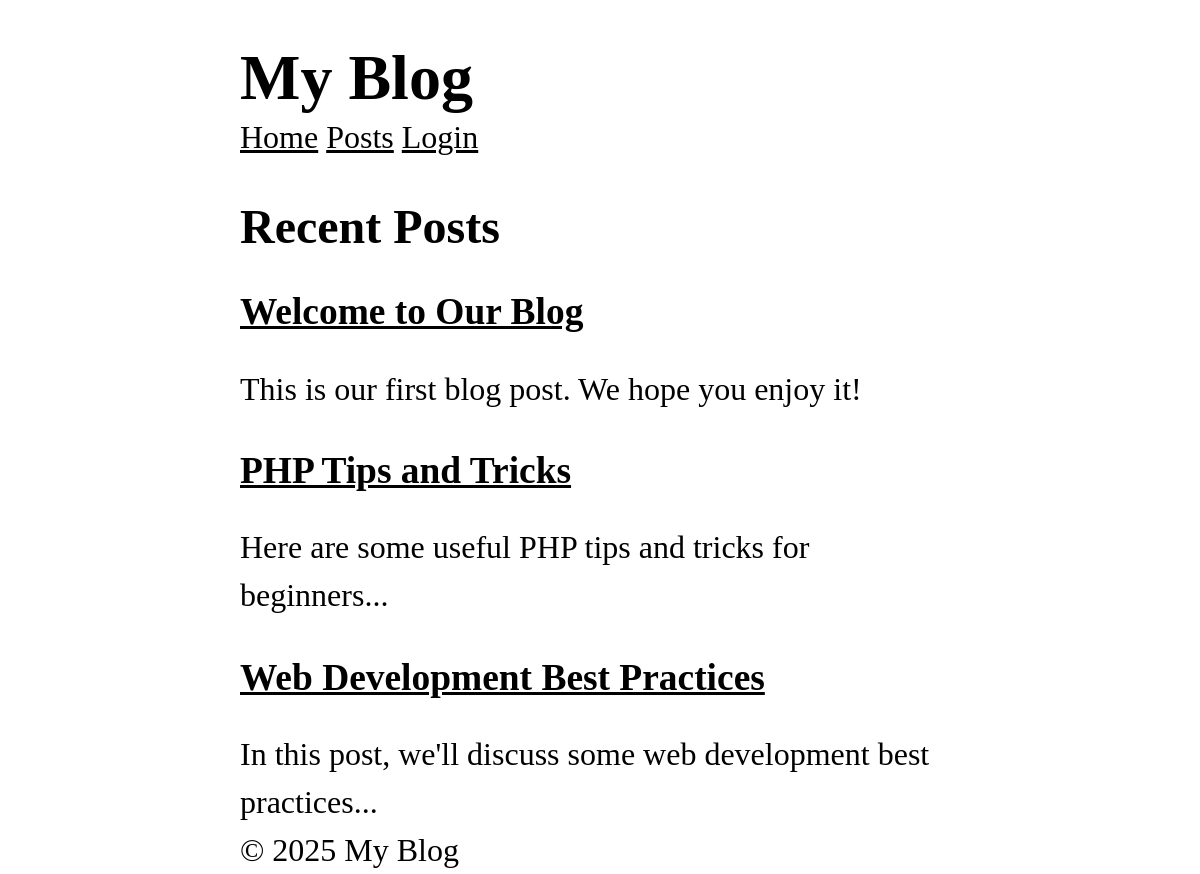
Before: / with the older database file.
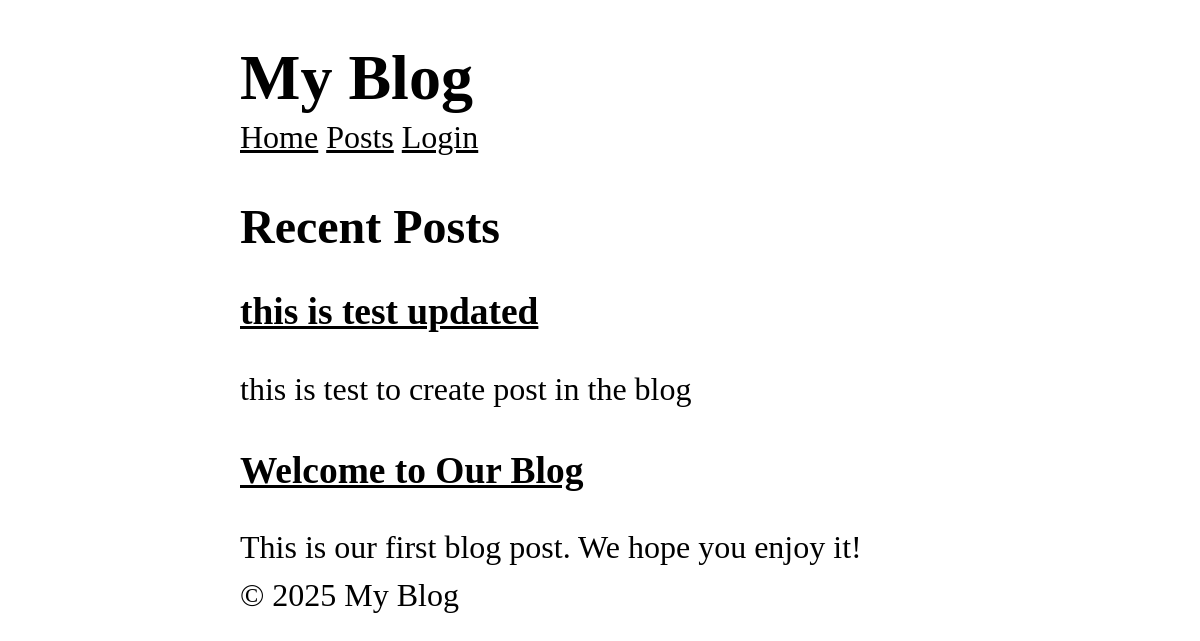
After: the same page with the newer database file.
### tables this page shows
CREATE TABLE posts (
  id INTEGER PRIMARY KEY AUTOINCREMENT,
  title TEXT NOT NULL,
  content TEXT NOT NULL,
  views INTEGER DEFAULT 0,
  user_id INTEGER NOT NULL,
  created_at DATETIME DEFAULT CURRENT_TIMESTAMP,
  FOREIGN KEY (user_id) REFERENCES users (id)
);

### core/Router.php (called while the page is built, shortened)
<?php
class Router
{
    protected array $routes = [];
    protected array $globalMiddleware = [];
    protected array $routeMiddleware = [];
    public function add(string $method , string $uri , string $controller , array $middlewares = []): void
    {
        $this->routes[] = [
            'method' => $method,
            'uri' => $uri,
            'controller' => $controller ,
            'middlewares' => $middlewares
        ];
    }
    public function addGlobalMiddleware(string $middleware): void
    {
        $this->globalMiddleware[] = $middleware;
    }
    public function addRouteMiddleware(string $name , string $middleware): void
    {
        $this->routeMiddleware[$name] = $middleware;
    }
    public function dispatch(string $uri , string $method): string
    {
        $route = $this->findRoute($uri , $method);
        $middlewares = [
            ...$this->globalMiddleware,
            ...array_map(fn($name) => $this->routeMiddleware[$name] , $route['middlewares'])
        ];
        return $this->runMiddleware($middlewares ,
        function() use ($route) {
            [$controller , $action] = explode('@' , $route['controller']);
        return $this->callAction($controller , $action , $route['params']);
        });
    }
    protected function runMiddleware(array $middlewares ,callable $target): mixed
    {
        $next = $target;
        foreach(array_reverse($middlewares) as $middleware)
        {
            $next = fn()=>(new $middleware)->handle($next);
        }
        return $next();
    }
    protected function findRoute(string $uri , string $method): ?array
    {
        foreach($this->routes as $route)
        {
            $params = $this->matchRoute($route['uri'] , $uri);
            if($params !== null && $route['method'] === $method)
            {
                return [...$route ,'params' => $params];
            }
        }
        return null;
    }
    protected function matchRoute(string $routeUri , string $requestUri):?array
    {
        $routeSegaments = explode('/' , trim($routeUri , '/'));
        $requestSegaments = explode('/' , trim($requestUri , '/'));
        $params = [];
        return $params;
    }
    protected function callAction(string $controller ,string $action , array $params): string
    {
       return (new $controllerClass)->$action(...$params);
    }
}

### app/Services/Auth.php (called while the page is built, shortened)
<?php
class Auth
{
    protected static $user = null;
    public static function user():?User
    {
        if(static::$user === null)
        {
            $userId = $_SESSION['user_id'] ?? null;
            static::$user = $userId ? User::find($userId) : RememberMe::user();
        }
        return static::$user;
    }
}

### app/Services/RememberMe.php (called while the page is built, shortened)
<?php
class RememberMe
{
    public static function user(): ?User
    {
        $tokenString = $_COOKIE[static::COOKIE_NAME] ?? null;
        if ($tokenString === null)
         {
             return null;
         }
         $token = RememberToken::findValid($tokenString);
         $user = User::find($token->user_id);
         return $user;
    }
}

### app/Services/CSRF.php (called while the page is built, shortened)
<?php
class CSRF
{
    public static function verify(?string $token = null): bool {
        $method = $_SERVER['REQUEST_METHOD'];
        if (in_array($method, ['GET', 'HEAD', 'OPTIONS'])) {
          return true;
        }
        return false;
      }
}

### core/App.php (called while the page is built, shortened)
<?php
class App
{
    protected static $container = [];
    public static function bind( string $key , mixed $value):void
    {
        static::$container[$key] = $value;
    }
    public static function get(string $key):mixed
    {
        return static::$container[$key];
    }
}

### app/Models/Post.php (called while the page is built, shortened)
<?php
class Post extends Model
{
    protected static string $table = 'posts';
    public static function getRecent(?int $limit=null ,?int $page = null, ?string $search=null)
    {
        $db = App::get('database');
        $query = 'SELECT * FROM ' . static::$table ;
        $params = [];
        $query .= ' ORDER BY created_at DESC';
        if($limit !== null)
        {
            $query .= ' LIMIT ?';
            $params[] = $limit;
        }
        return $db->fetchAll($query , $params , static::class);
    }
}

### core/Database.php (called while the page is built, shortened)
<?php
class Database {
  protected $pdo;
  public function __construct(array $config) {
    try {
      $dsn = $this->createDsn($config);
      $username = $config['username'] ?? null;
      $password = $config['password'] ?? null;
      $options = $config['options'] ?? null;
      $this->pdo = new PDO($dsn, $username, $password, $options);
      $this->pdo->setAttribute(PDO::ATTR_ERRMODE, PDO::ERRMODE_EXCEPTION);
    } catch (PDOException $e) {
      throw new Exception("Could not connect to the database");
    }
  }
  protected function createDsn(array $config): string {
    $driver = $config['driver'];
    $dbname = $config['dbname'];
    return match($driver) {
      'sqlite' => "sqlite:$dbname",
      default => throw new Exception("Unsupported database driver: $driver")
    };
  }
  public function query(string $sql, array $params = []): PDOStatement {
    $stmt = $this->pdo->prepare($sql);
    $stmt->execute($params);
    return $stmt;
  }
  public function fetchAll(string $sql, array $params = [] , ?string $className = null): array {
    $stmt = $this->query($sql, $params);
    return $className
    ? $stmt->fetchAll(PDO::FETCH_CLASS, $className)
     : $stmt->fetchAll(PDO::FETCH_ASSOC);
  }
}

### app/Controller/HomeController.php (called while the page is built, shortened)
<?php
class HomeController
{
    public function index():string
    {
       $posts = Post::getRecent(5);
        return View::render('home/index' ,
        data:['posts' => $posts ],
    layout:'layouts/main');
    }
}

### app/Middlewares/CSRF.php (called while the page is built, shortened)
<?php
class CSRF implements Middleware
{
    public function handle(callable $next)
    {
        return $next();
    }
}

### app/Middlewares/View.php (called while the page is built, shortened)
<?php
class View implements Middleware
{
    public function handle(callable $next)
    {
        return $next();
    }
}

### core/View.php (called while the page is built, shortened)
<?php
class View
{
    protected static $globals = [];
    public static function share(string $key , mixed $value): void
    {
        static::$globals[$key] = $value;
    }
    public static function render(string $template , array $data = [], string $layout = null): string
    {
        $data = [...static::$globals , ...$data];
        $content = static::renderTemplate($template , $data);
        return static::renderLayout($layout , $data , $content);
    }
    public static function partial(string $template , array $data = []): string
    {
        return static::renderTemplate("/partials/$template" , $data);
    }
    protected static function renderTemplate(string $template , array $data): string
    {
        extract($data);
        $path = dirname(__DIR__) . "/app/Views/$template.php";
        require $path;
        return ob_get_clean();
    }
    protected static function renderLayout(?string $template , array $data , string $content): string
    {
        extract([...$data , 'content' => $content]);
        $path = dirname(__DIR__) . "/app/Views/$template.php";
        require $path;
        return ob_get_clean();
    }
}

### helpers.php (called while the page is built, shortened)
<?php
if(!function_exists('partial'))
{
    function partial(string $template , array $data = []): string
        {
            return View::partial($template , $data);
        }
}

### app/Views/partials/_posts.php (the view)
<?php foreach($posts as $post): ?>
    <article>
    <h3><a href="/posts/<?= $post->id ?>"><?= htmlspecialchars($post->title) ?></a></h3>
    <p><?= htmlspecialchars(substr($post->content, 0, 100)) ?></p>
    </article>
<?php endforeach; ?>

### public/index.php (shortened to what this page needs)
<?php
require_once __DIR__ .'/../helpers.php';
$router = new Router();
$uri =parse_url($_SERVER['REQUEST_URI'])['path'];
$method = $_SERVER['REQUEST_METHOD'];
echo $router->dispatch($uri , $method);

### app/Views/home/index.php
<h2>Recent Posts</h2>
<?= partial('_posts' , ['posts' => $posts]) ?>

### app/Views/layouts/main.php (shortened to what this page needs)
<!DOCTYPE html>
<html lang="en">
<head>
   <link rel="stylesheet" href="/style.css"/>
</head>
<body>
    <header>
        <h1>My Blog</h1>
    </header>
    <nav>
        <a href="/">Home</a>
        <a href="/posts">Posts</a>
    <?php  if($user): ?>
        <?php if(check('dashboard')): ?>
            <a href="/admin/dashboard">Admin</a>
        <?php endif; ?>
        <form action="/logout" method="post">
            <?= csrf_token(); ?>
            <button type="submit">Logout (<?= $user->email?>)</button>
        </form>
        <?php else: ?>
        <a href="/login">Login</a>
    <?php endif; ?>
    </nav>
    <main>
        <?=$content?>
    </main>
    <footer>
        &copy; <?=date('Y')?> My Blog
    </footer>
</body>
</html>

### public/style.css (style rules this page uses)
*, *::before, *::after { box-sizing: border-box; }
html { -moz-text-size-adjust: none; -webkit-text-size-adjust: none; text-size-adjust: none; }
body, h1, h2, h3, h4, p, figure, blockquote, dl, dd { margin-block-end: 0; }
body { min-height: 100vh; line-height: 1.5; max-width: 60%; margin-left: auto; margin-right: auto; font-size: 2em; font-family: 'Times New Roman', Times, serif; }
h1, h2, h3, h4, button, input, label { line-height: 1.1; }
h1, h2, h3, h4 { text-wrap: balance; }
a:not([class]) { text-decoration-skip-ink: auto; color: currentColor; }

Changed rows visible on the page:
removed posts: title "PHP Tips and Tricks", content "Here are some useful PHP tips and tricks for beginners..."
removed posts: title "Web Development Best Practices", content "In this post, we'll discuss some web development best practices..."
added posts: title "this is test updated", content "this is test to create post in the blog"
